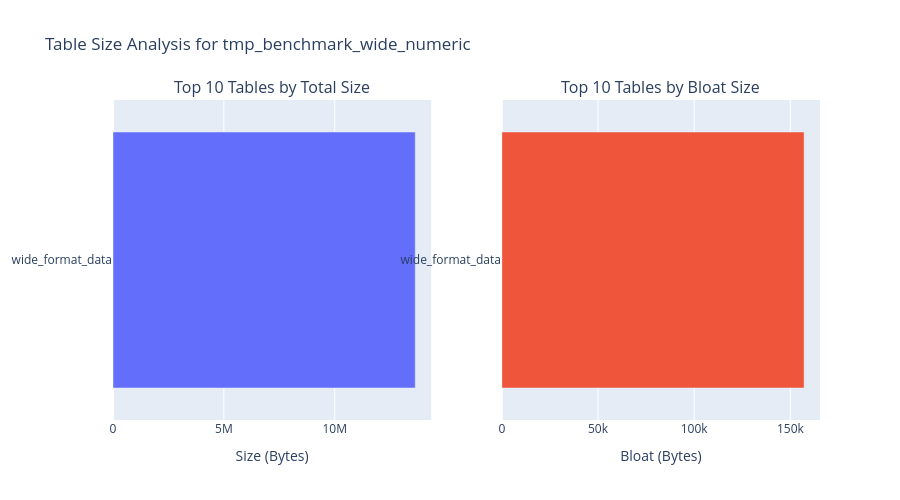

Notebook code for this chart:
### Markdown cell above
### 6.3. Results: Table Metrics Summary for `tmp_benchmark_wide_numeric`

[Instructions for AI Agent]:

Summarize the key findings from the "Table Metrics Summary" output.

[Content to Include]:

- Identify tables with the highest row estimates and highest bloat percentages.
- **For legacy databases:** Note any significant patterns (e.g., for DF9, the consistent 5050 row count across 18 core tables).
- **For benchmark databases:** Note that there is only one table.

### Code cell
display_header("Largest Tables by Total Size and Bloat")

if table_metrics_df is not None and not table_metrics_df.empty:
    # Convert pretty size string to bytes for sorting
    def size_to_bytes(s):
        if not isinstance(s, str):
            return 0
        num, unit = s.split()
        num = float(num)
        if "KB" in unit:
            return num * 1024
        if "MB" in unit:
            return num * 1024**2
        if "GB" in unit:
            return num * 1024**3
        return num

    df_copy = table_metrics_df.copy()
    df_copy["total_bytes"] = df_copy["total_size"].apply(size_to_bytes)
    df_copy["bloat_bytes_val"] = df_copy["bloat_bytes"]

    top_10_size = df_copy.nlargest(10, "total_bytes")
    top_10_bloat = df_copy.nlargest(10, "bloat_bytes_val")

    # Display tables
    display(Markdown("**Top 10 Tables by Total Size**"))
    display(
        top_10_size[["table_name", "total_size", "row_estimate"]].reset_index(drop=True)
    )

    display(Markdown("**Top 10 Tables by Bloat Size**"))
    display(
        top_10_bloat[
            ["table_name", "bloat_size", "bloat_percent", "row_estimate"]
        ].reset_index(drop=True)
    )

    # Create subplots
    fig = make_subplots(
        rows=1,
        cols=2,
        subplot_titles=("Top 10 Tables by Total Size", "Top 10 Tables by Bloat Size"),
    )

    fig.add_trace(
        go.Bar(
            y=top_10_size["table_name"],
            x=top_10_size["total_bytes"],
            orientation="h",
            name="Total Size",
        ),
        row=1,
        col=1,
    )
    fig.add_trace(
        go.Bar(
            y=top_10_bloat["table_name"],
            x=top_10_bloat["bloat_bytes_val"],
            orientation="h",
            name="Bloat Size",
        ),
        row=1,
        col=2,
    )

    fig.update_layout(
        title_text=f"Table Size Analysis for {DATABASE_NAME}",
        height=500,
        showlegend=False,
    )
    fig.update_yaxes(autorange="reversed")
    fig.update_xaxes(title_text="Size (Bytes)", row=1, col=1)
    fig.update_xaxes(title_text="Bloat (Bytes)", row=1, col=2)
    fig.show()
else:
    print("No table metrics data available for plotting.")

### Figure 1 — Plotly figure (JSON) as saved in the notebook; plotly's stock layout.template omitted (floating-point values rounded to 4 significant figures)
{"data": [{"name": "Total Size", "orientation": "h", "type": "bar", "x": [13630000.0], "xaxis": "x", "y": ["wide_format_data"], "yaxis": "y"}, {"name": "Bloat Size", "orientation": "h", "type": "bar", "x": [157100.0], "xaxis": "x2", "y": ["wide_format_data"], "yaxis": "y2"}], "layout": {"annotations": [{"font": {"size": 16}, "showarrow": false, "text": "Top 10 Tables by Total Size", "x": 0.225, "xanchor": "center", "xref": "paper", "y": 1, "yanchor": "bottom", "yref": "paper"}, {"font": {"size": 16}, "showarrow": false, "text": "Top 10 Tables by Bloat Size", "x": 0.775, "xanchor": "center", "xref": "paper", "y": 1, "yanchor": "bottom", "yref": "paper"}], "height": 500, "showlegend": false, "title": {"text": "Table Size Analysis for tmp_benchmark_wide_numeric"}, "xaxis": {"anchor": "y", "domain": [0, 0.45], "title": {"text": "Size (Bytes)"}}, "xaxis2": {"anchor": "y2", "domain": [0.55, 1], "title": {"text": "Bloat (Bytes)"}}, "yaxis": {"anchor": "x", "autorange": "reversed", "domain": [0, 1]}, "yaxis2": {"anchor": "x2", "autorange": "reversed", "domain": [0, 1]}}}
